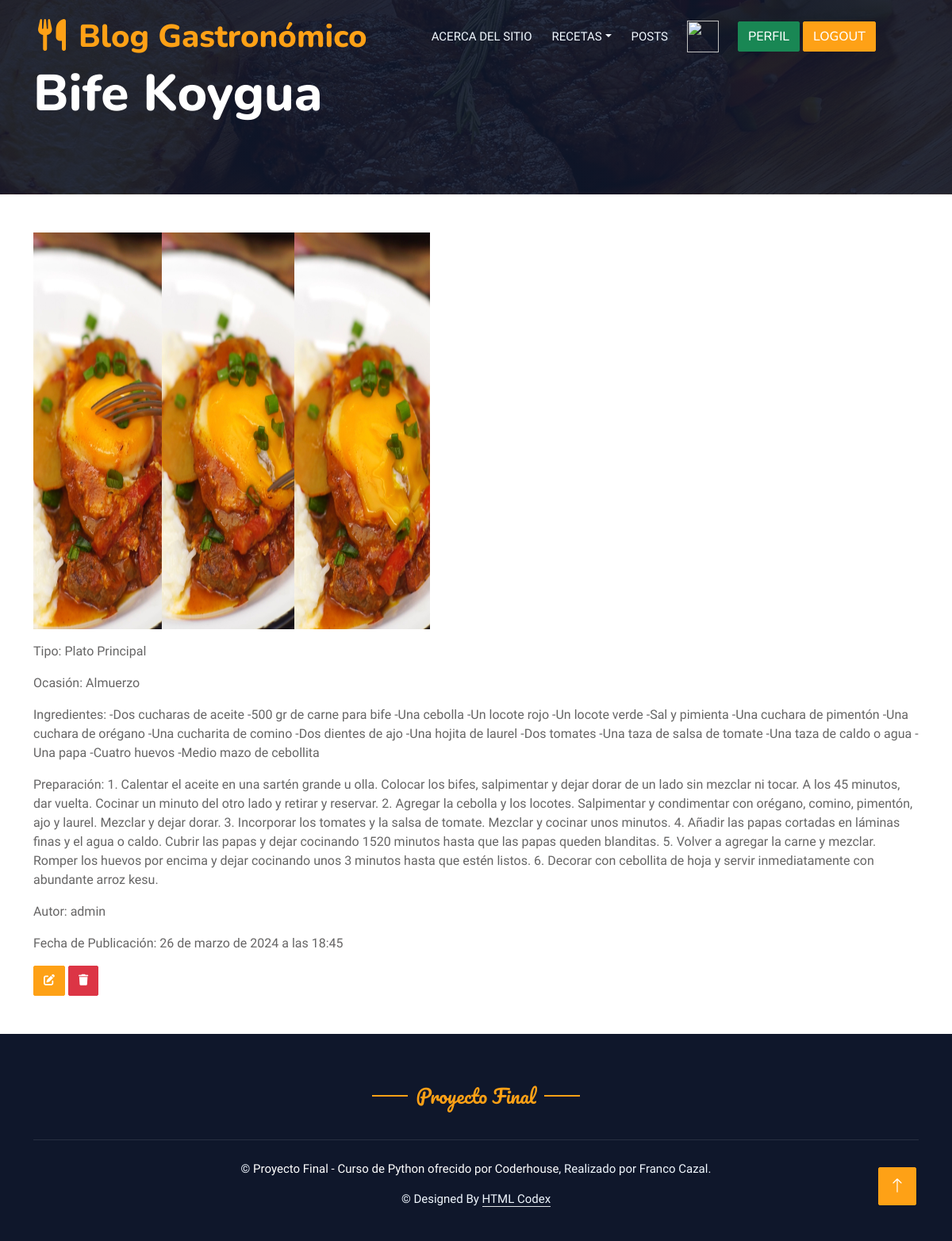
Screenshot of /detalleSalada/1/ (signed in) with the database file from the repository.
### aplicacion/models.py (models this page shows, shortened)
class Salada(models.Model):
    recetaSaladaTipo = (
        ('Plato Principal','Plato Principal'),
        ('Entrada','Entrada'),
        ('Snack','Snack'),
    )
    usuario = models.ForeignKey(User, on_delete=models.CASCADE, null=True, blank=True)
    titulo = models.CharField(max_length=50)
    tipo = models.CharField(max_length=20, choices=recetaSaladaTipo, default='snack')
    ocasion = models.CharField(max_length=20)
    ingredientes = models.TextField(null=True, blank=True)
    preparacion = models.TextField(null=True, blank=True)
    fechaPublicacion = models.DateTimeField(auto_now_add=True)
    imagenRecetaSalada = models.ImageField(upload_to="galeria", null=True)

### aplicacion/views.py (the view)
# urls.py: path('detalleSalada/<int:pk>/', SaladaDetalle.as_view(), name="detalleSalada"),
class SaladaDetalle(LoginRequiredMixin, DetailView):
    model = Salada
    context_object_name = 'salada'
    template_name = 'aplicacion/detalleSalada.html'

### aplicacion/templates/aplicacion/detalleSalada.html
{% extends 'aplicacion/pagina.html' %}
{% block titulo %}
<div class="container-xxl py-5 bg-dark hero-header mb-5">
    <div class="container my-3 py-3">
        <div class="row align-items-center g-4">
            <div class="col-lg-7 text-center text-lg-start">
                <h1 class="display-3 text-white animated slideInLeft">{{salada.titulo}}</h1>
            </div>
        </div>
    </div>
</div>
{% endblock titulo %}
{% block contenido %}
<div class="container">
    {% if salada.imagenRecetaSalada %}
        <p><img src="{{salada.imagenRecetaSalada.url}}" width="500px" height="500px"></p>
    {% endif %}
    <p>Tipo: {{salada.tipo}}</p>
    <p>Ocasión: {{salada.ocasion}}</p>
    <p>Ingredientes: {{salada.ingredientes}}</p>
    <p>Preparación: {{salada.preparacion}}</p>
    <p>Autor: {{salada.usuario}}</p>
    <p>Fecha de Publicación: {{salada.fechaPublicacion}}</p>
    {% if user.id == salada.usuario.id %}
        <a
            href="{% url 'updateSalada' salada.id %}"
            class="btn btn-primary"
            style="--bs-btn-padding-y: .25rem; --bs-btn-padding-x: .5rem; --bs-btn-font-size: .75rem;"
            ><i class="fa fa-edit fa-sm" title="Edit Record"></i>
        </a>
        <a
            href="{% url 'deleteSalada' salada.id %}"
            class="btn btn-danger"
            style="--bs-btn-padding-y: .25rem; --bs-btn-padding-x: .5rem; --bs-btn-font-size: .75rem;"
            ><i class="fa fa-trash fa-sm" title="Delete Record"></i>
        </a>
    {% endif %}
</div>
{% endblock contenido %}

### aplicacion/static/css/style.css (style rules this page uses)
:root { --primary: #FEA116; --light: #F1F8FF; --dark: #0F172B; }
.btn { font-family: 'Nunito', sans-serif; font-weight: 500; text-transform: uppercase; transition: .5s; }
.btn.btn-primary, .btn.btn-secondary { color: #FFFFFF; }
.hero-header { background: linear-gradient(rgba(15, 23, 43, .9), rgba(15, 23, 43, .9)), url(../img/bg-hero.jpg); background-position: center center; background-repeat: no-repeat; background-size: cover; }

### rows the page displays
Salada: titulo "Bife Koygua", imagenRecetaSalada (picture), tipo "Plato Principal", ocasion "Almuerzo", ingredientes "-Dos cucharas de aceite -500 gr de carne para bife -Una cebolla -Un locote rojo -Un locote verde -Sal y pimienta -Una cuchara de pimentón -Una cuchara de orégano -Una cucharita de comino -Dos dientes de ajo -Una hojita de laurel -Dos tomates -Una taza de salsa de tomate -Una taza de caldo o agua -Una papa -Cuatro huevos -Medio mazo de cebollita", preparacion "1. Calentar el aceite en una sartén grande u olla. Colocar los bifes, salpimentar y dejar dorar de un lado sin mezclar ni tocar. A los 45 minutos, dar vuelta. Cocinar un minuto del otro lado y retirar y reservar. 2. Agregar la cebolla y los locotes. Salpimentar y condimentar con orégano, comino, pimentón, ajo y laurel. Mezclar y dejar dorar. 3. Incorporar los tomates y la salsa de tomate. Mezclar y cocinar unos minutos. 4. Añadir las papas cortadas en láminas finas y el agua o caldo. Cubrir las papas y dejar cocinando 1520 minutos hasta que las papas queden blanditas. 5. Volver a agregar la carne y mezclar. Romper los huevos por encima y dejar cocinando unos 3 minutos hasta que estén…", usuario "admin", fechaPublicacion "26 de marzo de 2024 a las 18:45"
